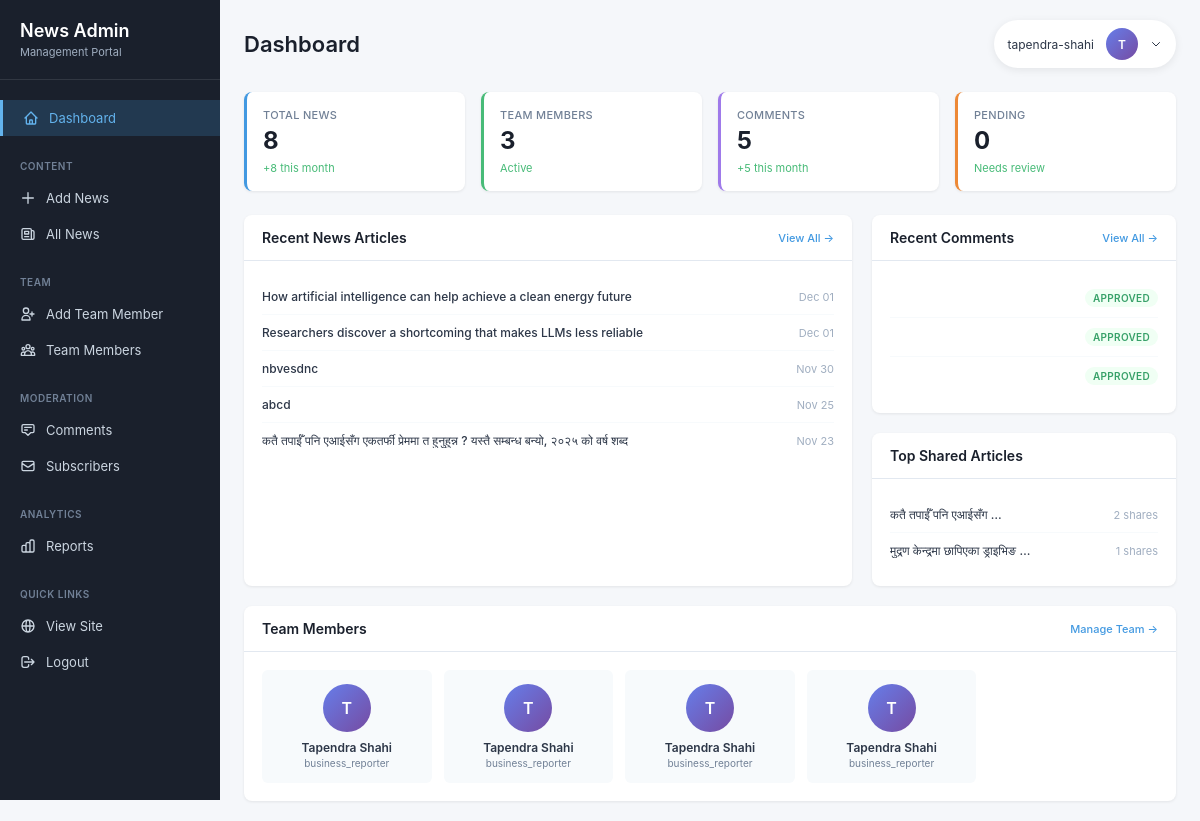
Screenshot of /custom-admin/ (signed in) with the database file from the repository.
### news/models.py (models this page shows, shortened)
class News(models.Model):
    CATEGORY_CHOICES = [
        ('business', 'Business'),
        ('political', 'Political'),
        ('tech', 'Tech'),
        ('education', 'Education'),
    ]
    VISIBILITY_CHOICES = [
        ('public', 'Public'),
        ('private', 'Private'),
        ('password', 'Password Protected'),
    ]
    title = models.CharField(max_length=255)
    slug = models.SlugField(max_length=255, blank=True, help_text="URL-friendly version of title")
    content = models.TextField()
    excerpt = models.TextField(max_length=300, blank=True, help_text="Brief summary of the article")
    category = models.CharField(max_length=50, choices=CATEGORY_CHOICES, default='business')
    tags = models.CharField(max_length=500, blank=True, help_text="Comma-separated tags")
    author = models.ForeignKey(TeamMember, on_delete=models.SET_NULL, null=True, blank=True, related_name='articles', help_text="Select the author from team members")
    meta_description = models.CharField(max_length=160, blank=True, help_text="SEO meta description")
    visibility = models.CharField(max_length=20, choices=VISIBILITY_CHOICES, default='public')
    publish_date = models.DateTimeField(null=True, blank=True, help_text="Schedule publish date/time")
    created_at = models.DateTimeField(auto_now_add=True)
    updated_at = models.DateTimeField(auto_now=True)
    image = models.ImageField(upload_to='news_images/', blank=True, null=True)
    class Meta:
        ordering = ['-created_at']
        verbose_name = 'News Article'
        verbose_name_plural = 'News Articles'

class Comment(models.Model):
    news = models.ForeignKey(News, on_delete=models.CASCADE, related_name='comments')
    name = models.CharField(max_length=100, help_text="Commenter's name")
    email = models.EmailField(help_text="Commenter's email (not displayed publicly)")
    text = models.TextField(help_text="Comment text")
    created_at = models.DateTimeField(auto_now_add=True)
    is_approved = models.BooleanField(default=True, help_text="Whether this comment is approved for display")
    class Meta:
        ordering = ['-created_at']
        verbose_name = 'Comment'
        verbose_name_plural = 'Comments'

class TeamMember(models.Model):
    ROLE_CHOICES = [
        ('editor_in_chief', 'Editor-in-Chief'),
        ('tech_editor', 'Tech Editor'),
        ('political_analyst', 'Political Analyst'),
        ('business_reporter', 'Business Reporter'),
        ('sports_reporter', 'Sports Reporter'),
        ('senior_editor', 'Senior Editor'),
        ('staff_writer', 'Staff Writer'),
        ('photographer', 'Photographer'),
        ('video_journalist', 'Video Journalist'),
    ]
    name = models.CharField(max_length=255)
    role = models.CharField(max_length=50, choices=ROLE_CHOICES)
    bio = models.TextField(blank=True, help_text="Brief biography of the team member")
    photo = models.ImageField(upload_to='team_photos/', blank=True, null=True, help_text="Professional headshot")
    email = models.EmailField(blank=True, help_text="Professional email address")
    twitter_url = models.URLField(blank=True, help_text="Twitter profile URL")
    linkedin_url = models.URLField(blank=True, help_text="LinkedIn profile URL")
    is_active = models.BooleanField(default=True, help_text="Is this team member currently active?")
    order = models.IntegerField(default=0, help_text="Display order (lower numbers appear first)")
    joined_date = models.DateField(auto_now_add=True)
    class Meta:
        ordering = ['order', 'name']
        verbose_name = 'Team Member'
        verbose_name_plural = 'Team Members'

### news/admin_views.py (the view)
# urls.py: path('', admin_views.admin_dashboard, name='dashboard'),
@staff_member_required
def admin_dashboard(request):
    total_news = News.objects.count()
    total_team = TeamMember.objects.filter(is_active=True).count()
    total_comments = Comment.objects.count()
    pending_comments = Comment.objects.filter(is_approved=False).count()
    recent_news = News.objects.order_by('-created_at')[:5]
    recent_comments = Comment.objects.order_by('-created_at')[:5]
    categories = News.objects.values('category').annotate(count=Count('id'))
    thirty_days_ago = timezone.now() - timedelta(days=30)
    news_last_month = News.objects.filter(created_at__gte=thirty_days_ago).count()
    comments_last_month = Comment.objects.filter(created_at__gte=thirty_days_ago).count()
    top_shared = []
    for news in News.objects.all()[:10]:
        total_shares = ShareCount.objects.filter(news=news).aggregate(
            total=Count('id')
        )['total'] or 0
        if total_shares > 0:
            top_shared.append({'news': news, 'shares': total_shares})
    top_shared.sort(key=lambda x: x['shares'], reverse=True)
    top_shared = top_shared[:5]
    context = {
        'total_news': total_news,
        'total_team': total_team,
        'total_comments': total_comments,
        'pending_comments': pending_comments,
        'recent_news': recent_news,
        'recent_comments': recent_comments,
        'categories': categories,
        'news_last_month': news_last_month,
        'comments_last_month': comments_last_month,
        'top_shared': top_shared,
    }
    return render(request, 'admin/custom_admin.html', context)

### news/templates/admin/custom_admin.html (shortened to what this page needs)
{% load static %}
<!DOCTYPE html>
<html lang="en">
<head>
</head>
<body>
    <div class="container">
        <aside class="sidebar">
            <div class="sidebar-header">
                <h2>News Admin</h2>
                <p>Management Portal</p>
            </div>
            <nav>
                <a href="{% url 'custom_admin:dashboard' %}" class="menu-item active">
                    <svg fill="none" stroke="currentColor" viewBox="0 0 24 24">
                        <path stroke-linecap="round" stroke-linejoin="round" stroke-width="2" d="M3 12l2-2m0 0l7-7 7 7M5 10v10a1 1 0 001 1h3m10-11l2 2m-2-2v10a1 1 0 01-1 1h-3m-6 0a1 1 0 001-1v-4a1 1 0 011-1h2a1 1 0 011 1v4a1 1 0 001 1m-6 0h6"/>
                    </svg>
                    <span>Dashboard</span>
                </a>
                <div class="menu-section">
                    <div class="menu-section-title">Content</div>
                    <a href="{% url 'custom_admin:news_create' %}" class="menu-item">
                        <svg fill="none" stroke="currentColor" viewBox="0 0 24 24">
                            <path stroke-linecap="round" stroke-linejoin="round" stroke-width="2" d="M12 4v16m8-8H4"/>
                        </svg>
                        <span>Add News</span>
                    </a>
                    <a href="{% url 'custom_admin:news_list' %}" class="menu-item">
                        <svg fill="none" stroke="currentColor" viewBox="0 0 24 24">
                            <path stroke-linecap="round" stroke-linejoin="round" stroke-width="2" d="M19 20H5a2 2 0 01-2-2V6a2 2 0 012-2h10a2 2 0 012 2v1m2 13a2 2 0 01-2-2V7m2 13a2 2 0 002-2V9a2 2 0 00-2-2h-2m-4-3H9M7 16h6M7 8h6v4H7V8z"/>
                        </svg>
                        <span>All News</span>
                    </a>
                </div>
                <div class="menu-section">
                    <div class="menu-section-title">Team</div>
                    <a href="{% url 'custom_admin:team_create' %}" class="menu-item">
                        <svg fill="none" stroke="currentColor" viewBox="0 0 24 24">
                            <path stroke-linecap="round" stroke-linejoin="round" stroke-width="2" d="M18 9v3m0 0v3m0-3h3m-3 0h-3m-2-5a4 4 0 11-8 0 4 4 0 018 0zM3 20a6 6 0 0112 0v1H3v-1z"/>
                        </svg>
                        <span>Add Team Member</span>
                    </a>
                    <a href="{% url 'custom_admin:team_list' %}" class="menu-item">
                        <span>Team Members</span>
                    </a>
                </div>
                <div class="menu-section">
                    <div class="menu-section-title">Moderation</div>
                    <a href="{% url 'custom_admin:comments_list' %}" class="menu-item">
                        <svg fill="none" stroke="currentColor" viewBox="0 0 24 24">
                            <path stroke-linecap="round" stroke-linejoin="round" stroke-width="2" d="M7 8h10M7 12h4m1 8l-4-4H5a2 2 0 01-2-2V6a2 2 0 012-2h14a2 2 0 012 2v8a2 2 0 01-2 2h-3l-4 4z"/>
                        </svg>
                        <span>Comments</span>
                    </a>
                    <a href="{% url 'custom_admin:subscribers' %}" class="menu-item">
                        <svg fill="none" stroke="currentColor" viewBox="0 0 24 24">
                            <path stroke-linecap="round" stroke-linejoin="round" stroke-width="2" d="M3 8l7.89 5.26a2 2 0 002.22 0L21 8M5 19h14a2 2 0 002-2V7a2 2 0 00-2-2H5a2 2 0 00-2 2v10a2 2 0 002 2z"/>
                        </svg>
                        <span>Subscribers</span>
                    </a>
                </div>
                <div class="menu-section">
                    <div class="menu-section-title">Analytics</div>
                    <a href="{% url 'custom_admin:reports' %}" class="menu-item">
                        <span>Reports</span>
                    </a>
                </div>
                <div class="menu-section">
                    <div class="menu-section-title">Quick Links</div>
                    <a href="/" class="menu-item">
                        <svg fill="none" stroke="currentColor" viewBox="0 0 24 24">
                            <path stroke-linecap="round" stroke-linejoin="round" stroke-width="2" d="M21 12a9 9 0 01-9 9m9-9a9 9 0 00-9-9m9 9H3m9 9a9 9 0 01-9-9m9 9c1.657 0 3-4.03 3-9s-1.343-9-3-9m0 18c-1.657 0-3-4.03-3-9s1.343-9 3-9m-9 9a9 9 0 019-9"/>
                        </svg>
                        <span>View Site</span>
                    </a>
                    <a href="{% url 'custom_admin:logout' %}" class="menu-item">
                        <svg fill="none" stroke="currentColor" viewBox="0 0 24 24">
                            <path stroke-linecap="round" stroke-linejoin="round" stroke-width="2" d="M17 16l4-4m0 0l-4-4m4 4H7m6 4v1a3 3 0 01-3 3H6a3 3 0 01-3-3V7a3 3 0 013-3h4a3 3 0 013 3v1"/>
                        </svg>
                        <span>Logout</span>
                    </a>
                </div>
            </nav>
        </aside>
        <main class="main-content">
            <div class="top-bar">
                <h1>Dashboard</h1>
                <div class="user-menu-container">
                    <div class="user-info" onclick="toggleUserDropdown()">
                        <span>{{ request.user.username }}</span>
                        <div class="user-avatar">{{ request.user.username|slice:":1"|upper }}</div>
                        <svg width="12" height="12" fill="none" stroke="currentColor" viewBox="0 0 24 24">
                            <path stroke-linecap="round" stroke-linejoin="round" stroke-width="2" d="M19 9l-7 7-7-7"/>
                        </svg>
                    </div>
                </div>
            </div>
            <div class="stats-grid">
                <div class="stat-card blue">
                    <div class="stat-label">Total News</div>
                    <div class="stat-value">{{ total_news }}</div>
                    <div class="stat-change">+{{ news_last_month }} this month</div>
                </div>
                <div class="stat-card green">
                    <div class="stat-label">Team Members</div>
                    <div class="stat-value">{{ total_team }}</div>
                    <div class="stat-change">Active</div>
                </div>
                <div class="stat-card purple">
                    <div class="stat-label">Comments</div>
                    <div class="stat-value">{{ total_comments }}</div>
                    <div class="stat-change">+{{ comments_last_month }} this month</div>
                </div>
                <div class="stat-card orange">
                    <div class="stat-label">Pending</div>
                    <div class="stat-value">{{ pending_comments }}</div>
                    <div class="stat-change {% if pending_comments > 0 %}negative{% endif %}">Needs review</div>
                </div>
            </div>
            <div class="content-grid">
                <div class="card">
                    <div class="card-header">
                        <h3 class="card-title">Recent News Articles</h3>
                        <a href="{% url 'custom_admin:news_list' %}" class="card-action">View All →</a>
                    </div>
                    <div class="card-body">
                        <ul class="item-list">
                            {% for news in recent_news %}
                            <li>
                                <div class="item-title">{{ news.title }}</div>
                                <div class="item-meta">{{ news.created_at|date:"M d" }}</div>
                            </li>
                            {% empty %}
                            <li style="color: #a0aec0; text-align: center;">No news articles yet</li>
                            {% endfor %}
                        </ul>
                    </div>
                </div>
                <div>
                    <div class="card" style="margin-bottom: 20px;">
                        <div class="card-header">
                            <h3 class="card-title">Recent Comments</h3>
                            <a href="{% url 'custom_admin:comments_list' %}" class="card-action">View All →</a>
                        </div>
                        <div class="card-body">
                            <ul class="item-list">
                                {% for comment in recent_comments|slice:":3" %}
                                <li>
                                    <span class="badge {% if comment.is_approved %}approved{% else %}pending{% endif %}">
                                        {% if comment.is_approved %}Approved{% else %}Pending{% endif %}
                                    </span>
                                </li>
                                {% empty %}
                                <li style="color: #a0aec0; text-align: center;">No comments yet</li>
                                {% endfor %}
                            </ul>
                        </div>
                    </div>
                    <div class="card">
                        <div class="card-header">
                            <h3 class="card-title">Top Shared Articles</h3>
                        </div>
                        <div class="card-body">
                            <ul class="item-list">
                                {% for item in top_shared|slice:":3" %}
                                <li>
                                    <div class="item-title">{{ item.news.title|truncatewords:4 }}</div>
                                    <div class="item-meta">{{ item.shares }} shares</div>
                                </li>
                                {% empty %}
                                <li style="color: #a0aec0; text-align: center;">No share data yet</li>
                                {% endfor %}
                            </ul>
                        </div>
                    </div>
                </div>
            </div>
            <div class="card">
                <div class="card-header">
                    <h3 class="card-title">Team Members</h3>
                    <a href="{% url 'custom_admin:team_list' %}" class="card-action">Manage Team →</a>
                </div>
                <div class="card-body">
                    <div class="team-grid">
                        {% for member in recent_news|slice:":6" %}
                        {% if member.author %}
                        <div class="team-member">
                            <div class="team-avatar">{{ member.author.name|slice:":1"|upper }}</div>
                            <div class="team-name">{{ member.author.name|truncatewords:2 }}</div>
                            <div class="team-role">{{ member.author.role }}</div>
                        </div>
                        {% endif %}
                        {% empty %}
                        <div style="grid-column: 1/-1; text-align: center; color: #a0aec0; padding: 20px;">
                            No team members yet
                        </div>
                        {% endfor %}
                    </div>
                </div>
            </div>
        </main>
    </div>
</body>
</html>

### rows the page displays
News: title "How artificial intelligence can help achieve a clean energy future", created_at "Dec 01", author.name "T", author.name "Tapendra Shahi", author.role "business_reporter"
News: title "Researchers discover a shortcoming that makes LLMs less reliable", created_at "Dec 01", author.name "T", author.name "Tapendra Shahi", author.role "business_reporter"
News: title "nbvesdnc", created_at "Nov 30", author.name "T", author.name "Tapendra Shahi", author.role "business_reporter"
News: title "abcd", created_at "Nov 25", author.name "T", author.name "Tapendra Shahi", author.role "business_reporter"
News: title "कतै तपाईँ पनि एआईसँग एकतर्फी प्रेममा त हुनुहुन्न ? यस्तै सम्बन्ध बन्यो, २०२५ को वर्ष शब्द", created_at "Nov 23", news "कतै तपाईँ पनि एआईसँग …", shares "2"
Comment: is_approved "APPROVED"
Comment: is_approved "APPROVED"
Comment: is_approved "APPROVED"
News: news "मुद्रण केन्द्रमा छापिएका ड्राइभिङ …", shares "1"

### other values shown
{{ request.user.username }} "tapendra-shahi"
{{ request.user.username|slice:":1"|upper }} "T"
{{ total_news }} "8"
{{ news_last_month }} "8"
{{ total_team }} "3"
{{ total_comments }} "5"
{{ comments_last_month }} "5"
{{ pending_comments }} "0"
